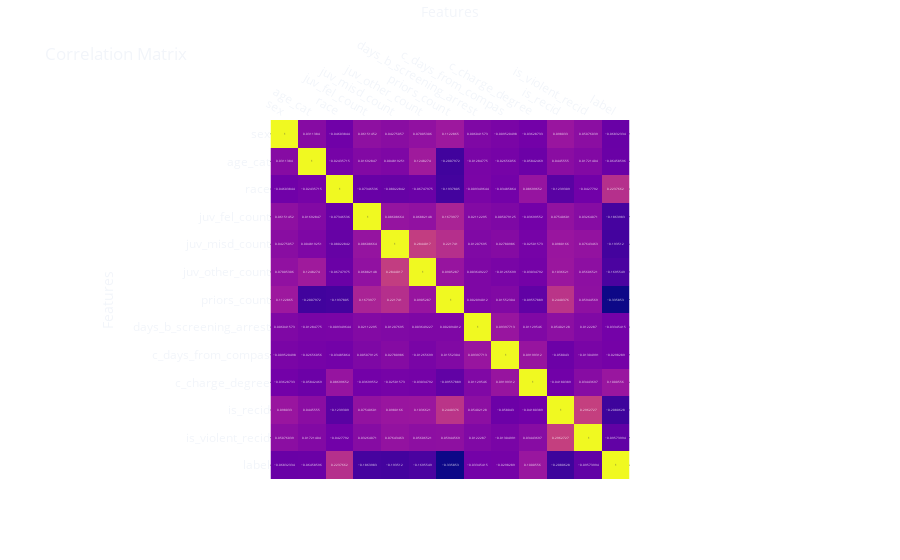

This figure's notebook cell:
### Markdown cell above
Samples with the features `African-American`, `Male`, and `25-45` represent this dataset's bulk of high-risk samples. Let us see if our sensitive attributes correlate with our label. If they are, this is already a sign that our future model could inherit these biases against a specific unprivileged class.

> **Note: To be able to calculate correlations, let us transform all categorical values into numbers.**

### Code cell
from sklearn.preprocessing import LabelEncoder
import plotly.express as px

corr_df = df.copy()

le = LabelEncoder()

for column in list(set(df.columns) - set(df._get_numeric_data().columns)):
    corr_df[column] = le.fit_transform(corr_df[column])

fig = px.imshow(corr_df.corr(numeric_only=True).values,
                labels=dict(x="Features", y="Features"),
                x=list(corr_df.columns),
                y=list(corr_df.columns),
                text_auto=True
                )

fig.update_xaxes(side='top')

fig.update_layout(template='plotly_dark',
                  title='Correlation Matrix',
                  coloraxis_showscale=False,
                  paper_bgcolor='rgba(0, 0, 0, 0)',
                  plot_bgcolor='rgba(0, 0, 0, 0)')
fig.show()

### Figure 1 — Plotly figure (JSON) as saved in the notebook; plotly's stock layout.template omitted (floating-point values rounded to 4 significant figures; data arrays with more than 128 entries replaced by an {"elided": "..."} marker saying what was removed)
{"data": [{"coloraxis": "coloraxis", "hovertemplate": "Features: %{x}<br>Features: %{y}<br>color: %{z}<extra></extra>", "name": "0", "texttemplate": "%{z}", "type": "heatmap", "x": ["sex", "age_cat", "race", "juv_fel_count", "juv_misd_count", "juv_other_count", "priors_count", "days_b_screening_arrest", "c_days_from_compas", "c_charge_degree", "is_recid", "is_violent_recid", "label"], "xaxis": "x", "y": ["sex", "age_cat", "race", "juv_fel_count", "juv_misd_count", "juv_other_count", "priors_count", "days_b_screening_arrest", "c_days_from_compas", "c_charge_degree", "is_recid", "is_violent_recid", "label"], "yaxis": "y", "z": {"elided": "13x13 float values"}}], "layout": {"coloraxis": {"colorscale": [[0, "#0d0887"], [0.1111, "#46039f"], [0.2222, "#7201a8"], [0.3333, "#9c179e"], [0.4444, "#bd3786"], [0.5556, "#d8576b"], [0.6667, "#ed7953"], [0.7778, "#fb9f3a"], [0.8889, "#fdca26"], [1, "#f0f921"]], "showscale": false}, "margin": {"t": 60}, "paper_bgcolor": "rgba(0, 0, 0, 0)", "plot_bgcolor": "rgba(0, 0, 0, 0)", "title": {"text": "Correlation Matrix"}, "xaxis": {"anchor": "y", "constrain": "domain", "domain": [0, 1], "scaleanchor": "y", "side": "top", "title": {"text": "Features"}}, "yaxis": {"anchor": "x", "autorange": "reversed", "constrain": "domain", "domain": [0, 1], "title": {"text": "Features"}}}}
